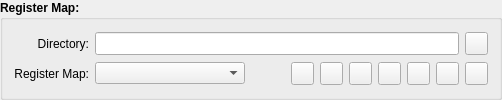
     <widget class="QGroupBox" name="registerMapGroupBox">
      <property name="sizePolicy">
       <sizepolicy hsizetype="Minimum" vsizetype="Maximum">
        <horstretch>0</horstretch>
        <verstretch>0</verstretch>
       </sizepolicy>
      </property>
      <property name="font">
       <font>
        <weight>75</weight>
        <bold>true</bold>
       </font>
      </property>
      <property name="title">
       <string>Register Map:</string>
      </property>
      <layout class="QVBoxLayout" name="verticalLayout">
       <item>
        <layout class="QHBoxLayout" name="directoryLayout">
         <item>
          <widget class="QLabel" name="directoryLabel">
           <property name="minimumSize">
            <size>
             <width>75</width>
             <height>23</height>
            </size>
           </property>
           <property name="maximumSize">
            <size>
             <width>70</width>
             <height>23</height>
            </size>
           </property>
           <property name="font">
            <font>
             <weight>50</weight>
             <bold>false</bold>
            </font>
           </property>
           <property name="text">
            <string>Directory:</string>
           </property>
           <property name="alignment">
            <set>Qt::AlignRight|Qt::AlignTrailing|Qt::AlignVCenter</set>
           </property>
          </widget>
         </item>
         <item>
          <widget class="QLineEdit" name="directoryLineEdit">
           <property name="minimumSize">
            <size>
             <width>0</width>
             <height>23</height>
            </size>
           </property>
           <property name="maximumSize">
            <size>
             <width>16777215</width>
             <height>23</height>
            </size>
           </property>
           <property name="text">
            <string/>
           </property>
          </widget>
         </item>
         <item>
          <widget class="QPushButton" name="changeDirectoryPushButton">
           <property name="minimumSize">
            <size>
             <width>23</width>
             <height>23</height>
            </size>
           </property>
           <property name="maximumSize">
            <size>
             <width>23</width>
             <height>23</height>
            </size>
           </property>
           <property name="font">
            <font>
             <weight>50</weight>
             <bold>false</bold>
            </font>
           </property>
           <property name="toolTip">
            <string>Change Directory</string>
           </property>
           <property name="text">
            <string/>
           </property>
           <property name="iconSize">
            <size>
             <width>32</width>
             <height>32</height>
            </size>
           </property>
          </widget>
         </item>
        </layout>
       </item>
       <item>
        <layout class="QHBoxLayout" name="registerMapLayout">
         <item>
          <widget class="QLabel" name="registermapLabel">
           <property name="minimumSize">
            <size>
             <width>75</width>
             <height>23</height>
            </size>
           </property>
           <property name="maximumSize">
            <size>
             <width>70</width>
             <height>23</height>
            </size>
           </property>
           <property name="font">
            <font>
             <weight>50</weight>
             <bold>false</bold>
            </font>
           </property>
           <property name="text">
            <string>Register Map:</string>
           </property>
           <property name="alignment">
            <set>Qt::AlignRight|Qt::AlignTrailing|Qt::AlignVCenter</set>
           </property>
          </widget>
         </item>
         <item>
          <widget class="QComboBox" name="registermapComboBox">
           <property name="minimumSize">
            <size>
             <width>150</width>
             <height>0</height>
            </size>
           </property>
           <property name="font">
            <font>
             <weight>50</weight>
             <bold>false</bold>
            </font>
           </property>
           <property name="toolTip">
            <string>Select register map from directory</string>
           </property>
          </widget>
         </item>
         <item>
          <spacer name="horizontalSpacer">
           <property name="orientation">
            <enum>Qt::Horizontal</enum>
           </property>
           <property name="sizeHint" stdset="0">
            <size>
             <width>40</width>
             <height>20</height>
            </size>
           </property>
          </spacer>
         </item>
         <item>
          <widget class="QPushButton" name="removeRegistermapPushButton">
           <property name="minimumSize">
            <size>
             <width>23</width>
             <height>23</height>
            </size>
           </property>
           <property name="maximumSize">
            <size>
             <width>23</width>
             <height>23</height>
            </size>
           </property>
           <property name="font">
            <font>
             <weight>50</weight>
             <bold>false</bold>
            </font>
           </property>
           <property name="toolTip">
            <string>Delete current register map from disk !</string>
           </property>
           <property name="text">
            <string/>
           </property>
           <property name="iconSize">
            <size>
             <width>32</width>
             <height>32</height>
            </size>
           </property>
          </widget>
         </item>
         <item>
          <widget class="QPushButton" name="copyRegistermapPushButton">
           <property name="minimumSize">
            <size>
             <width>23</width>
             <height>23</height>
            </size>
           </property>
           <property name="maximumSize">
            <size>
             <width>23</width>
             <height>23</height>
            </size>
           </property>
           <property name="toolTip">
            <string>Copy current register map to new name</string>
           </property>
           <property name="text">
            <string/>
           </property>
           <property name="iconSize">
            <size>
             <width>32</width>
             <height>32</height>
            </size>
           </property>
          </widget>
         </item>
         <item>
          <widget class="QPushButton" name="exportRegistermapPushButton">
           <property name="minimumSize">
            <size>
             <width>23</width>
             <height>23</height>
            </size>
           </property>
           <property name="maximumSize">
            <size>
             <width>23</width>
             <height>23</height>
            </size>
           </property>
           <property name="font">
            <font>
             <weight>50</weight>
             <bold>false</bold>
            </font>
           </property>
           <property name="toolTip">
            <string>Export Current Register Map</string>
           </property>
           <property name="text">
            <string/>
           </property>
           <property name="iconSize">
            <size>
             <width>32</width>
             <height>32</height>
            </size>
           </property>
          </widget>
         </item>
         <item>
          <widget class="QPushButton" name="saveAllPushButton">
           <property name="minimumSize">
            <size>
             <width>23</width>
             <height>23</height>
            </size>
           </property>
           <property name="maximumSize">
            <size>
             <width>23</width>
             <height>23</height>
            </size>
           </property>
           <property name="toolTip">
            <string>Save All Register Maps</string>
           </property>
           <property name="text">
            <string/>
           </property>
           <property name="iconSize">
            <size>
             <width>32</width>
             <height>32</height>
            </size>
           </property>
          </widget>
         </item>
         <item>
          <widget class="QPushButton" name="saveRegistermapPushButton">
           <property name="minimumSize">
            <size>
             <width>23</width>
             <height>23</height>
            </size>
           </property>
           <property name="maximumSize">
            <size>
             <width>23</width>
             <height>23</height>
            </size>
           </property>
           <property name="font">
            <font>
             <weight>50</weight>
             <bold>false</bold>
            </font>
           </property>
           <property name="toolTip">
            <string>Save Current Register Map</string>
           </property>
           <property name="text">
            <string/>
           </property>
           <property name="iconSize">
            <size>
             <width>32</width>
             <height>32</height>
            </size>
           </property>
          </widget>
         </item>
         <item>
          <widget class="QPushButton" name="importRegistermapPushButton">
           <property name="minimumSize">
            <size>
             <width>23</width>
             <height>23</height>
            </size>
           </property>
           <property name="maximumSize">
            <size>
             <width>23</width>
             <height>23</height>
            </size>
           </property>
           <property name="font">
            <font>
             <weight>50</weight>
             <bold>false</bold>
            </font>
           </property>
           <property name="toolTip">
            <string>Import Register Map</string>
           </property>
           <property name="text">
            <string/>
           </property>
           <property name="iconSize">
            <size>
             <width>32</width>
             <height>32</height>
            </size>
           </property>
          </widget>
         </item>
         <item>
          <widget class="QPushButton" name="addRegistermapPushButton">
           <property name="minimumSize">
            <size>
             <width>23</width>
             <height>23</height>
            </size>
           </property>
           <property name="maximumSize">
            <size>
             <width>23</width>
             <height>23</height>
            </size>
           </property>
           <property name="font">
            <font>
             <weight>50</weight>
             <bold>false</bold>
            </font>
           </property>
           <property name="toolTip">
            <string>Add Register Map</string>
           </property>
           <property name="text">
            <string/>
           </property>
           <property name="iconSize">
            <size>
             <width>32</width>
             <height>32</height>
            </size>
           </property>
          </widget>
         </item>
        </layout>
       </item>
      </layout>
     </widget>
